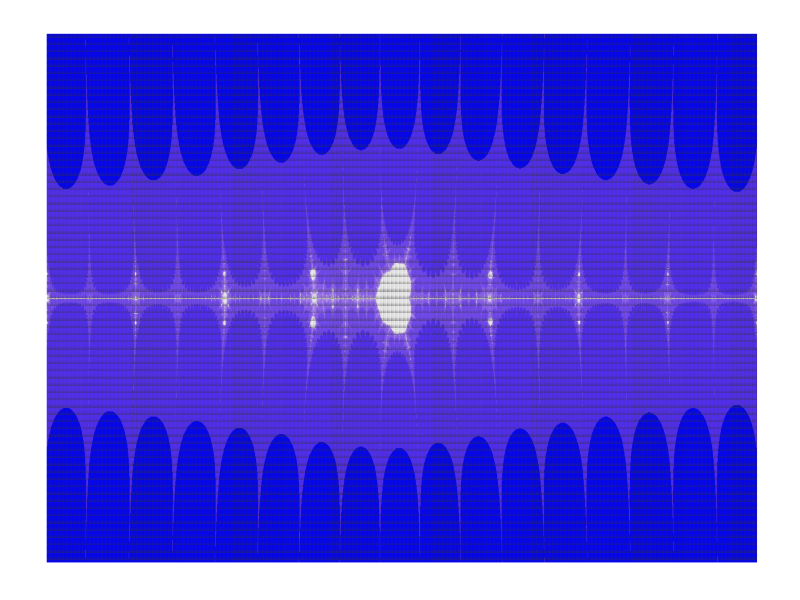

Source code (R):
library(ggplot2)
xrange <- seq(-8, 8, by = 0.01)
yrange <- seq(-3, 3, by = 0.01)
f  <- function (z) {1/4*(2+7*z-(2+5*z)*cos(pi*z))}
z <- outer(xrange, 1i*yrange,'+')
t <- mat.or.vec(nrow(z), ncol(z))
for (k in 1:10)
{
   z <- f(z)
   t <- t + (is.finite(z)+0)
}
## Supressing texts, titles, ticks, background and legend.
opt <- theme(legend.position="none",
             panel.background = element_blank(),
             axis.ticks=element_blank(),
             axis.title=element_blank(),
             axis.text =element_blank())
z <- data.frame(expand.grid(x=xrange, y=yrange), z=as.vector(t))
ggplot(z, aes(x=x, y=y, color=z)) + geom_tile() + scale_colour_gradient(low="blue", high="white") + opt
